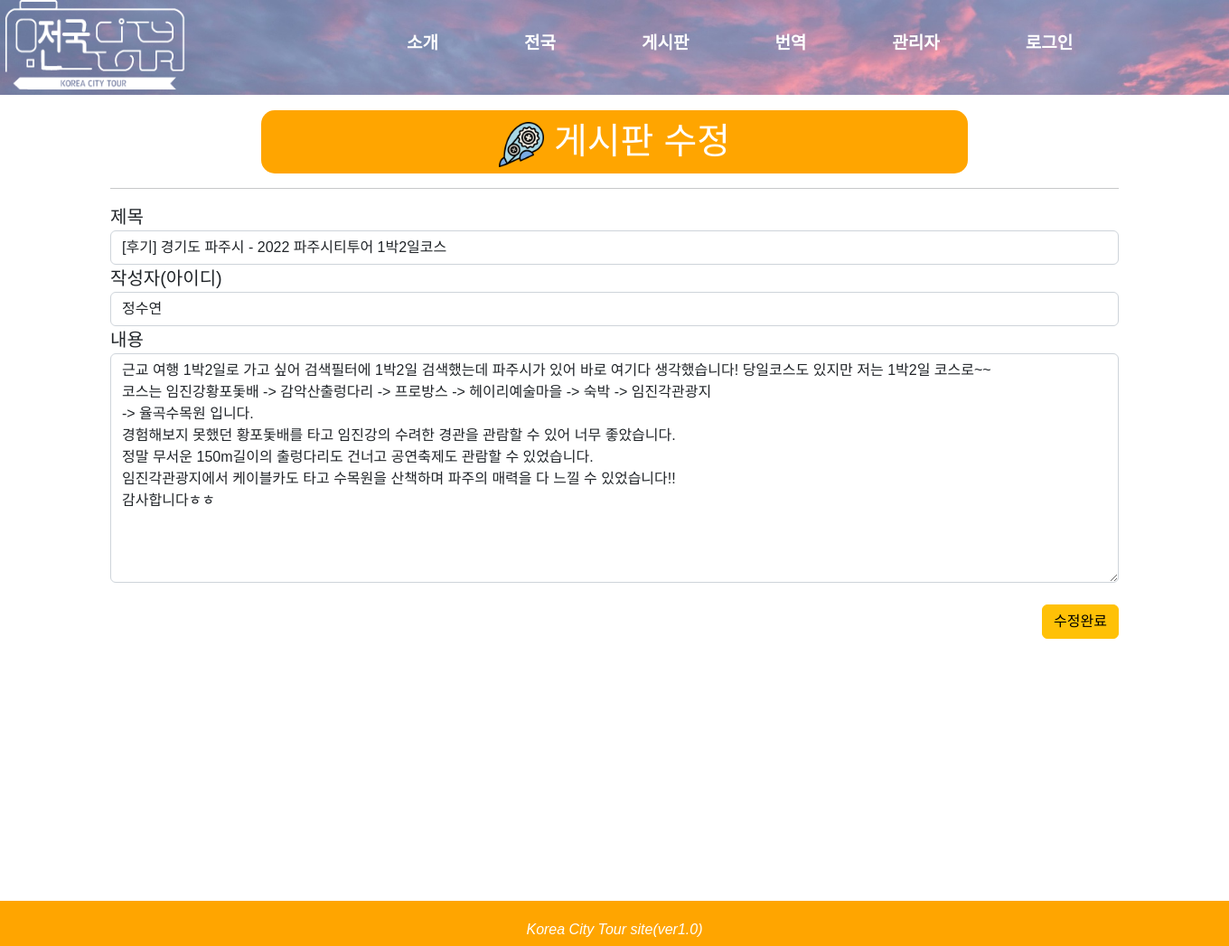
The page /board/board/13/update/ on the database as committed earlier.
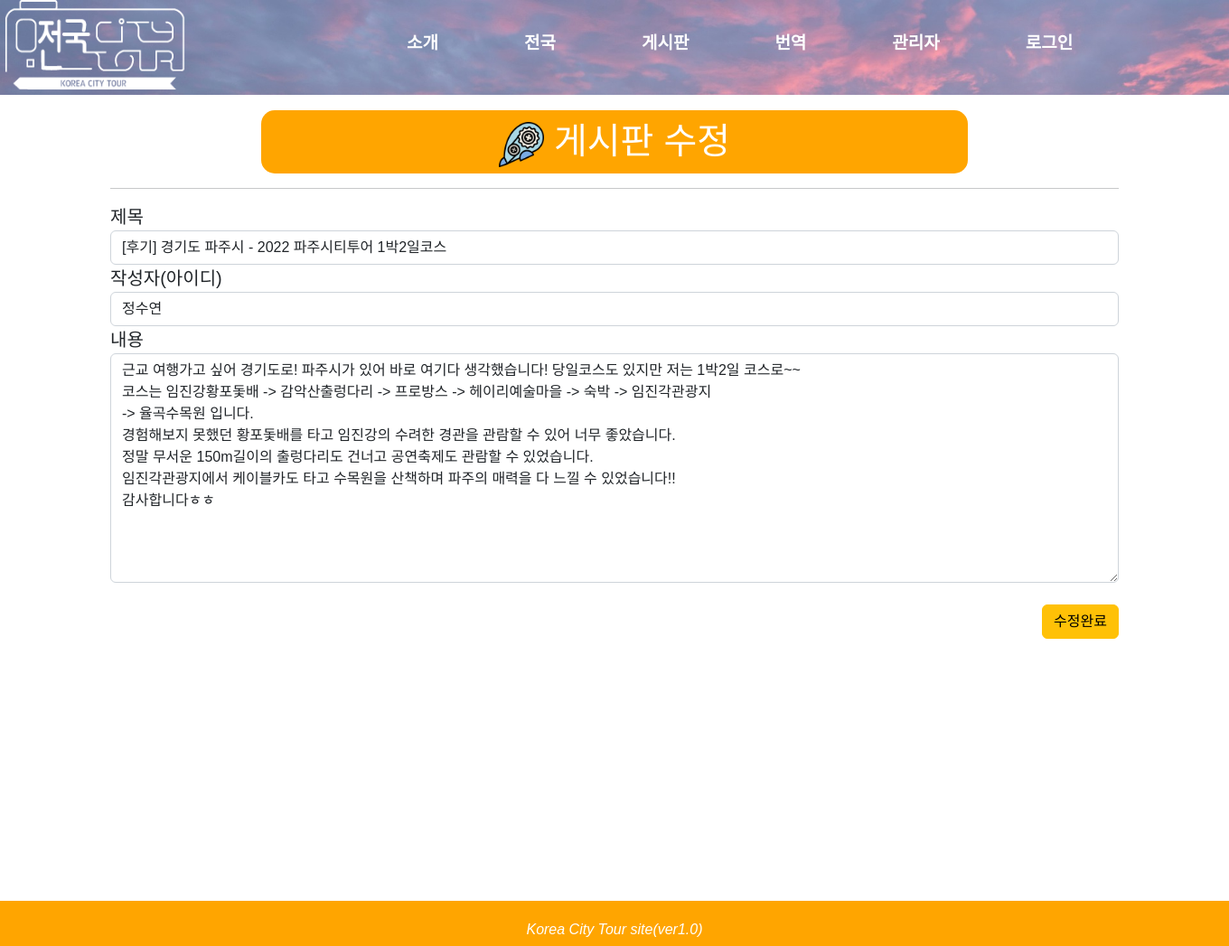
The same page on the database as committed later.
### board/models.py (models this page shows, shortened)
class Notice1(models.Model):
    title = models.CharField(max_length=50)
    name = models.CharField(max_length=20)
    contents = models.TextField()
    time = models.DateTimeField(auto_now_add=True)

### board/views.py (the view)
# urls.py: path('board/<int:post_id>/update/', views.update, name="update"),
def update(request, post_id):
      post = Notice1.objects.get(id=post_id)
      if request.method == "POST":
            post.title = request.POST['title']
            post.name = request.POST['name']
            post.contents = request.POST['contents']
            post.save()
            return redirect('/board/board/' + str(post.id), {'post': post})
      else:
            context = {'post':post}
            return render(request, 'update.html', context)

### board/templates/update.html (shortened to what this page needs)
{% extends "base.html" %}
{% block head %}
    <link href="https://cdn.jsdelivr.net/npm/bootstrap@5.2.2/dist/css/bootstrap.min.css" rel="stylesheet">
{% endblock %}
{% block contents %}
    <div class = "container">
        <div class = "page_title" style ="text-align : center">
            <h1 style = "text-align:center; color:white"><img src = "/static/images/update.png" width = 50px height = 50px> 게시판 수정</h1><br>
        </div><hr>
            <form method="POST" class="post-form my-3">
            <div class="form-group">
                <label for="title" style="font-size:20px">제목</label>
                <input type="text" value = "{{ post.title }}" class="form-control" name="title" id="title" required>
            </div>
            <div class="form-group">
                <label for="name" style="font-size:20px">작성자(아이디)</label>
                <input type="text" value = "{{ post.name }}" class="form-control" name="name" id="name" required>
            </div>
            <div class="form-group">
                <label for="contents" style="font-size:20px">내용</label>
                <textarea class="form-control" rows="10" cols="50" name="contents" id="contents" required>{{post.contents}}</textarea>
            </div>
            <br>
            <input type="submit" class="btn btn-warning" style="float: right;" value="수정완료">
        </form>
    </div>
    <div id = 'wrapper'>
    </div>
    <footer>
        <p><em>Korea City Tour site(ver1.0)</em></p>
    </footer>
{% endblock %}

Rows that differ between the two databases and show on the page:
changed Notice1 "정수연": contents "근교 여행 1박2일로 가고 싶어 검색필터에 1박2일 검색했는데 파주시가 있어 바로 여기다…" → "근교 여행가고 싶어 경기도로! 파주시가 있어 바로 여기다…"
